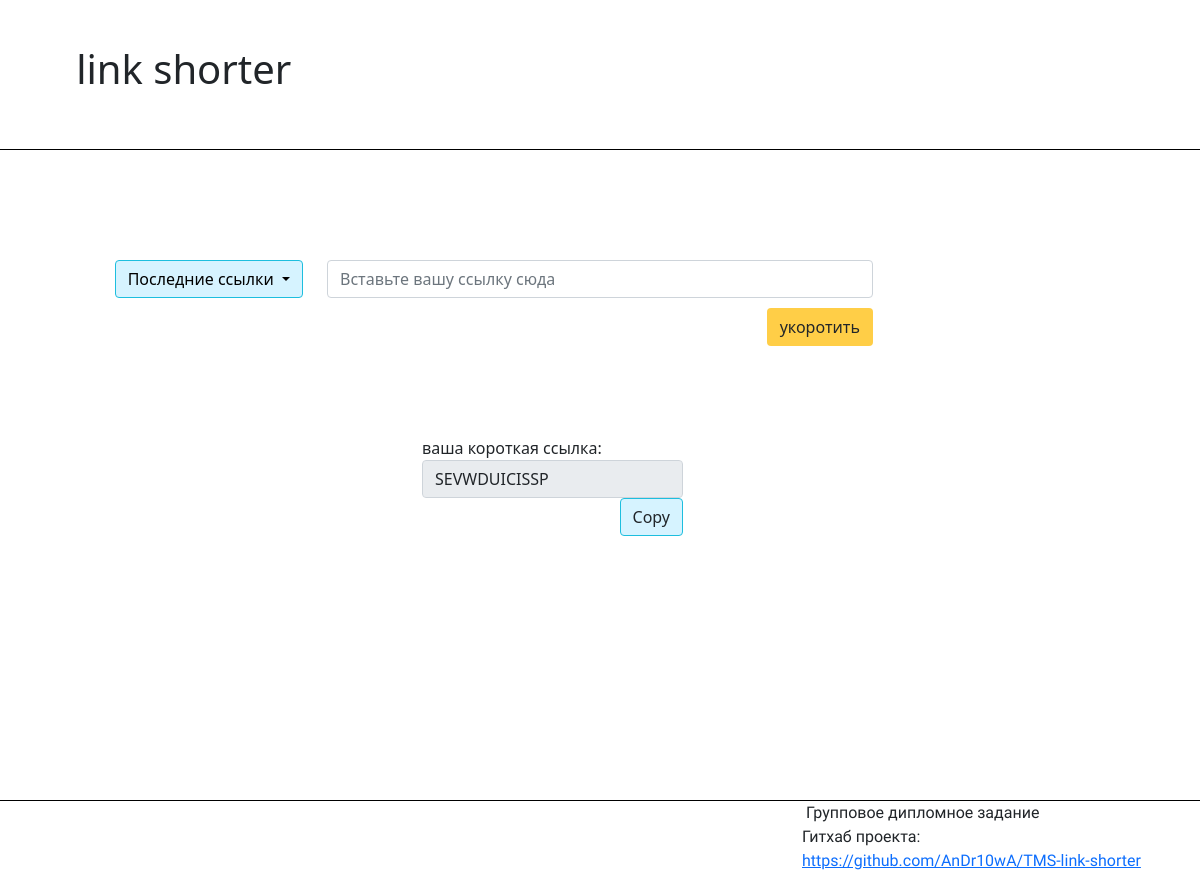
The app's page /link/, older data.
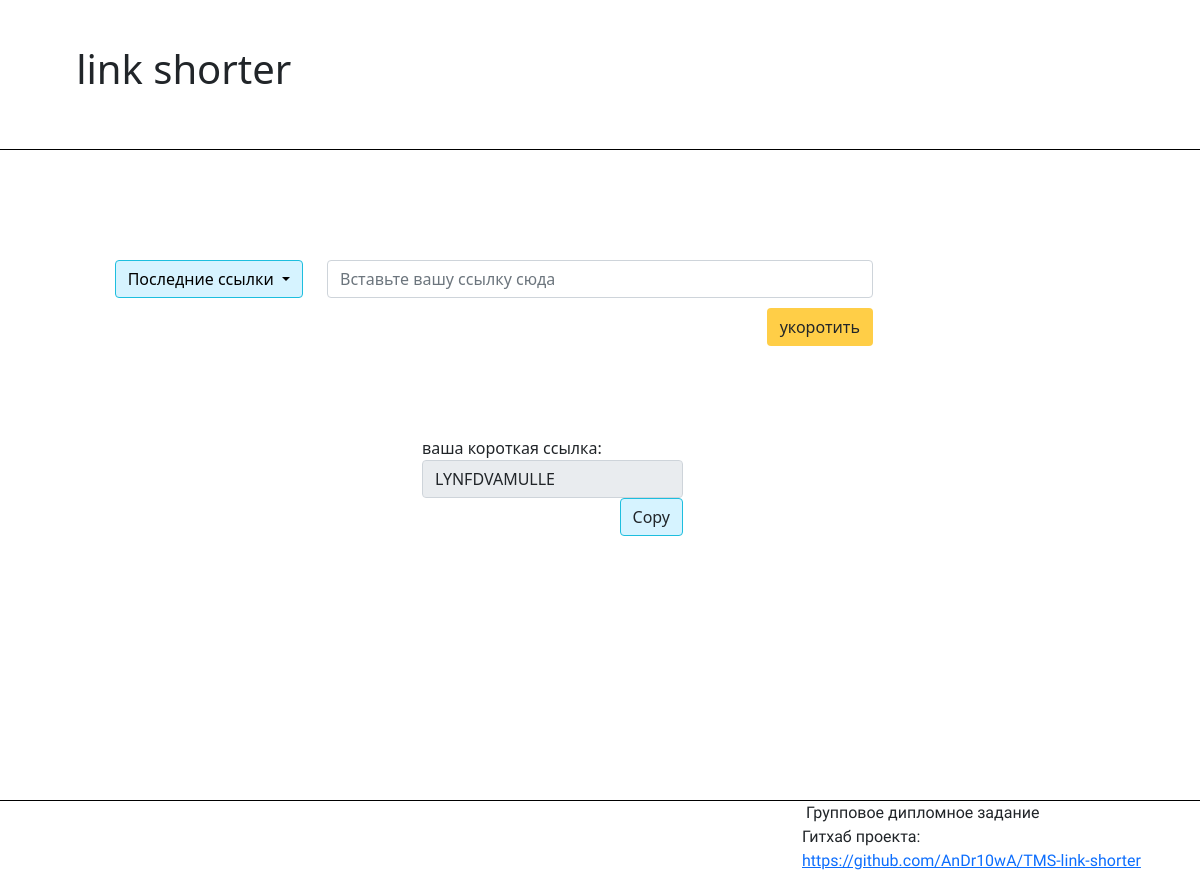
The same page, newer data.
### link_shoter_app/models.py (models this page shows)
class Link(models.Model):
    input_link = models.CharField(max_length=255,)
    output_link = models.CharField(max_length=255, unique = True)
    date_create_link = models.DateTimeField(auto_now_add = True)

### link_shoter_app/views.py (the view)
# urls.py: path('', input_link ),
def input_link(request):
    form = LinkForm()
    shot_link = Link.objects.all()
    if request.method == 'POST':
        in_link = LinkForm(request.POST)
        if in_link.is_valid():
            link = in_link.cleaned_data.get('input_link')
            true_link = gen_link()
            if Link.objects.filter(output_link = true_link) != []:
                true_link = gen_link()
            li = Link(input_link = link, output_link = true_link)
            li.save()
            return render(request, 'link_shorter.html', {'form': form, })
        else:
            return render(request, 'link_shorter.html', {'error': 'Data is not valid'})
    else:
        shot_link = shot_link[::-1]
        return render(request, 'link_shorter.html', {'form': form, 'links': shot_link})

### link_shoter_app/forms.py
class LinkForm(forms.ModelForm):
    def __init__(self, *args, **kwargs):
        super().__init__(*args, **kwargs)
        self.fields['input_link'].widget.attrs.update(size='40', placeholder="Вставьте вашу ссылку сюда")
        self.fields['input_link'].widget.attrs.update({"class": "form-control"})
    class Meta:
        model = Link
        fields = ['input_link', ]

### link_shoter_app/templates/link_shorter.html (shortened to what this page needs)
{% extends 'base.html' %}
{% block content %}
<div class="container">
    <div class="row">
        <div class="col-sm-12 col-md-3">
              <div class="dropdown drop">
                <button class="btn dropdown-toggle drop_btn" type="button" id="dropdownMenuButton1" data-bs-toggle="dropdown" aria-expanded="false">
            Последние ссылки
                 </button>
              </div>
        </div>
        <div class="col-md-6">
            {% if form %}<form method = 'POST'>
            <div class="inp">
                {{form.input_link}}
            </div>
            <input class="btn sub_btn" type = 'submit' value="укоротить" >
        </form>
            {% endif %}
        </div>
    </div>
</div>
        <div class="container">
            <div class="row">
                <div class="col-md-4"></div>
                <div class="col-md-3 col-sm-12 outp">
                    <div>ваша короткая ссылка:</div>
                    <input type="text"  class="form-control  input-qty" value="{{links.0.output_link}}" id="myInput" readonly>
                     <button class="btn btn_cop" onclick="myFunction()">Copy</button>
                 </div>
                </div>
            </div>
        </div>
    </div>
{%  endblock %}

### templates/base.html (shortened to what this page needs)
<!doctype html>
{% load static %}
<html lang="ru">
<head>
    <link href="https://cdn.jsdelivr.net/npm/bootstrap@5.1.1/dist/css/bootstrap.min.css" rel="stylesheet"
>
    <link rel="stylesheet" href="{% static 'css/style.css' %}" type="text/css">
</head>
<body>
<div class="wrapper">
    <header class="header_">
        <div class="container">
            <div class="row">
                <div class="col-sm-12 col-md-3">
                    <h1 class="form-label align-middle text-center">link shorter</h1>
                </div>
                <div class="col-md-3"></div>
            </div>
        </div>
    </header>
    <div class="main">
        {% block content %}
        {% endblock %}
    <footer>
        <div class="container">
            <div class="row">
                <div class="col-md-4"></div>
                <div class="col-md-4"></div>
                <div class="fot col-md-4 col-sm-12">
                    Групповое дипломное задание<br>
                    Гитхаб проекта: <a href="https://github.com/AnDr10wA/TMS-link-shorter">https://github.com/AnDr10wA/TMS-link-shorter</a><p></p>
                </div>
            </div>
        </div>
    </footer>
</body>
</html>

### link_shoter_app/static/css/style.css (style rules this page uses)
header { height:150px; padding:45px; border-bottom:1px solid black; margin-bottom:70px; }
html, body { height:100%; }
.wrapper { min-height:100%; display:flex; flex-direction:column; }
.main { flex:1 1 auto; }
.sub_btn { background-color:#FFCE47; margin-top:10px; float:right; }
.inp { padding-top:40px; }
footer { border-top: 1px solid black; }
.drop { padding-top:40px; float:right; }
.drop_btn { background-color:#D6F3FF; color:black; border:1px solid #1dbede; }
.fot { font-family: 'Exo 2', sans-serif; }
.outp { margin-top:90px; }
.btn_cop { background-color:#D6F3FF; border:1px solid #1dbede; float:right; }

Row changes from the older to the newer data that the page shows:
no longer on this page (row unchanged): Link: output_link "SEVWDUICISSP"
added Link: output_link "LYNFDVAMULLE"
